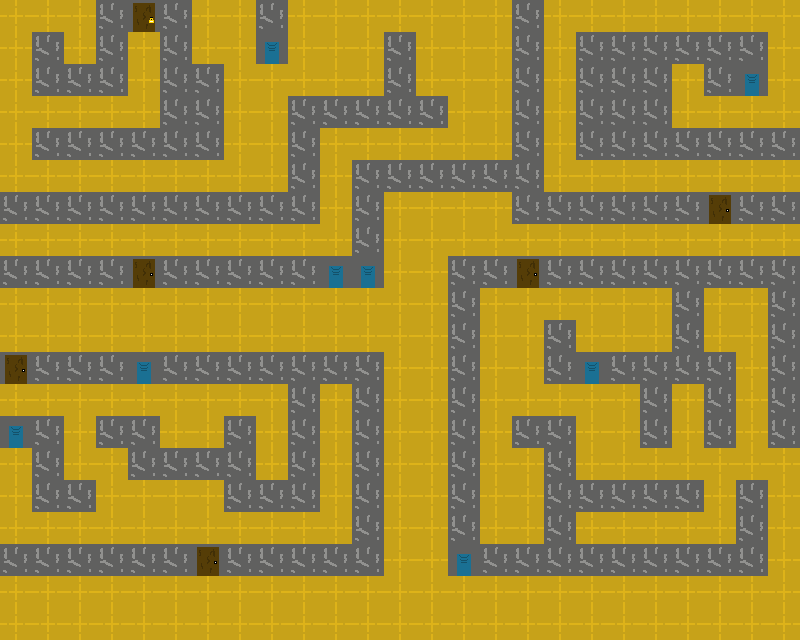

Below is a game level as drawn by its tile map, then a one-line description and the .tmx file that defines it, in full:
An orthogonal 25x20 tile map with 32x32 px tiles, 2 tile layers (Ground, Obstacles) and 4 objects.

<map version="1.10" tiledversion="1.12.2" orientation="orthogonal" renderorder="right-down" width="25" height="20" tilewidth="32" tileheight="32" infinite="0" nextlayerid="6" nextobjectid="10">
 <tileset firstgid="1" source="game tiles.tsx" />
 <layer id="2" name="Ground" width="25" height="20" locked="1">
  <data encoding="csv">
5,5,5,5,7,5,5,5,5,5,5,5,5,5,5,5,5,5,5,5,5,5,5,5,5,
5,5,5,5,5,5,5,5,5,5,5,5,5,5,5,5,5,5,5,5,5,5,5,5,5,
5,5,5,5,5,5,5,5,5,5,5,5,5,5,5,5,5,5,5,5,5,5,5,5,5,
5,5,5,5,5,5,5,5,5,5,5,5,5,5,5,5,5,5,5,5,5,5,5,5,5,
5,5,5,5,5,5,5,5,5,5,5,5,5,5,5,5,5,5,5,5,5,5,5,5,5,
5,5,5,5,5,5,5,5,5,5,5,5,5,5,5,5,5,5,5,5,5,5,5,5,5,
5,5,5,5,5,5,5,5,5,5,5,5,5,5,5,5,5,5,5,5,5,5,3,5,5,
5,5,5,5,5,5,5,5,5,5,5,5,5,5,5,5,5,5,5,5,5,5,5,5,5,
5,5,5,5,3,5,5,5,5,5,5,5,5,5,5,5,3,5,5,5,5,5,5,5,5,
5,5,5,5,5,5,5,5,5,5,5,5,5,5,5,5,5,5,5,5,5,5,5,5,5,
5,5,5,5,5,5,5,5,5,5,5,5,5,5,5,5,5,5,5,5,5,5,5,5,5,
3,5,5,5,5,5,5,5,5,5,5,5,5,5,5,5,5,5,5,5,5,5,5,5,5,
5,5,5,5,5,5,5,5,5,5,5,5,5,5,5,5,5,5,5,5,5,5,5,5,5,
5,5,5,5,5,5,5,5,5,5,5,5,5,5,5,5,5,5,5,5,5,5,5,5,5,
5,5,5,5,5,5,5,5,5,5,5,5,5,5,5,5,5,5,5,5,5,5,5,5,5,
5,5,5,5,5,5,5,5,5,5,5,5,5,5,5,5,5,5,5,5,5,5,5,5,5,
5,5,5,5,5,5,5,5,5,5,5,5,5,5,5,5,5,5,5,5,5,5,5,5,5,
5,5,5,5,5,5,3,5,5,5,5,5,5,5,5,5,5,5,5,5,5,5,5,5,5,
5,5,5,5,5,5,5,5,5,5,5,5,5,5,5,5,5,5,5,5,5,5,5,5,5,
5,5,5,5,5,5,5,5,5,5,5,5,5,5,5,5,5,5,5,5,5,5,5,5,5
</data>
 </layer>
 <layer id="1" name="Obstacles" width="25" height="20" locked="1">
  <data encoding="csv">
0,0,0,13,0,13,0,0,13,0,0,0,0,0,0,0,13,0,0,0,0,0,0,0,0,
0,13,0,13,0,13,0,0,8,0,0,0,13,0,0,0,13,0,13,13,13,13,13,13,0,
0,13,13,13,0,13,13,0,0,0,0,0,13,0,0,0,13,0,13,13,13,0,13,8,0,
0,0,0,0,0,13,13,0,0,13,13,13,13,13,0,0,13,0,13,13,13,0,0,0,0,
0,13,13,13,13,13,13,0,0,13,0,0,0,0,0,0,13,0,13,13,13,13,13,13,13,
0,0,0,0,0,0,0,0,0,13,0,13,13,13,13,13,13,0,0,0,0,0,0,0,0,
13,13,13,13,13,13,13,13,13,13,0,13,0,0,0,0,13,13,13,13,13,13,0,13,13,
0,0,0,0,0,0,0,0,0,0,0,13,0,0,0,0,0,0,0,0,0,0,0,0,0,
13,13,13,13,0,13,13,13,13,13,8,8,0,0,13,13,0,13,13,13,13,13,13,13,13,
0,0,0,0,0,0,0,0,0,0,0,0,0,0,13,0,0,0,0,0,0,13,0,0,13,
0,0,0,0,0,0,0,0,0,0,0,0,0,0,13,0,0,13,0,0,0,13,0,0,13,
0,13,13,13,8,13,13,13,13,13,13,13,0,0,13,0,0,13,8,13,13,13,13,0,13,
0,0,0,0,0,0,0,0,0,13,0,13,0,0,13,0,0,0,0,0,13,0,13,0,13,
8,13,0,13,13,0,0,13,0,13,0,13,0,0,13,0,13,13,0,0,13,0,13,0,13,
0,13,0,0,13,13,13,13,0,13,0,13,0,0,13,0,0,13,0,0,0,0,0,0,0,
0,13,13,0,0,0,0,13,13,13,0,13,0,0,13,0,0,13,13,13,13,13,0,13,0,
0,0,0,0,0,0,0,0,0,0,0,13,0,0,13,0,0,13,0,0,0,0,0,13,0,
13,13,13,13,13,13,0,13,13,13,13,13,0,0,8,13,13,13,13,13,13,13,13,13,0,
0,0,0,0,0,0,0,0,0,0,0,0,0,0,0,0,0,0,0,0,0,0,0,0,0,
0,0,0,0,0,0,0,0,0,0,0,0,0,0,0,0,0,0,0,0,0,0,0,0,0
</data>
 </layer>
 <objectgroup id="4" name="Books" locked="1">
  <object id="1" gid="6" x="64.6139" y="74.2901" width="43.1619" height="40.6815" />
  <object id="2" gid="4" x="322.578" y="417.829" width="32" height="32" />
  <object id="4" gid="1" x="666.118" y="99.0943" width="32" height="32" />
  <object id="5" gid="2" x="512.331" y="512.086" width="32" height="32" />
 </objectgroup>
</map>
